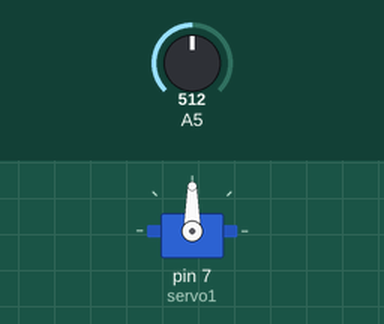
This sketch was run on a simulated Arduino Uno, built with avr-gcc and run on an emulated ATmega328P. Parts: servo. The test bench sets the inputs (shaded band); at power-on: A5 = 512.

Above: at 1.2 s.
1.3 s: A5 set to 716
At 1.6 s:
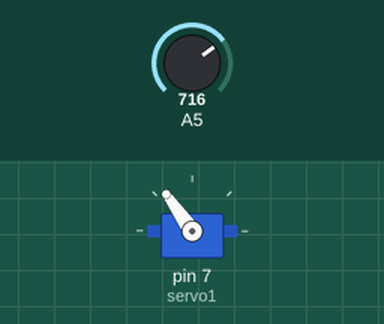
2.8 s: A5 set to 900
At 3.8 s:
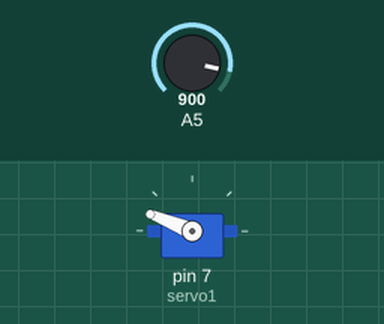
4.3 s: A5 set to 1023
At 5.2 s:
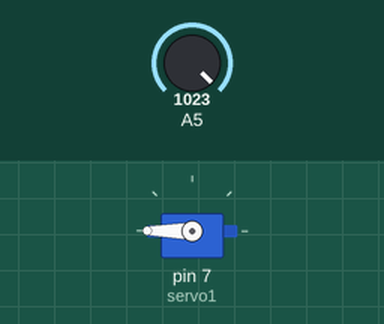
5.8 s: A5 set to 306
At 6.1 s:
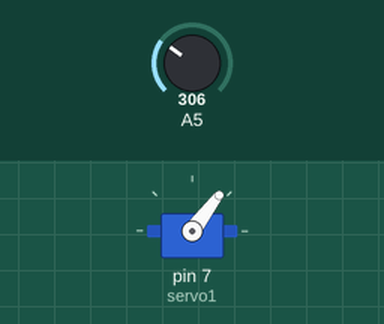
7.3 s: A5 set to 122
At 8.8 s:
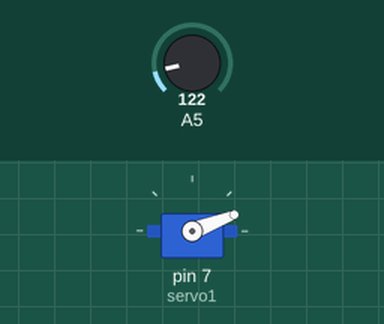
Timing chart, 0 to 9.8 s (numbered marks = the images above; inputs shaded):
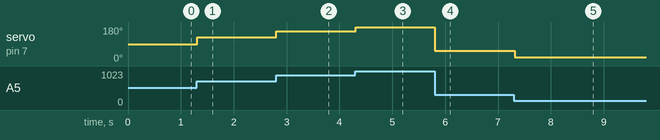

The sketch:

Exemplo6.ino
```cpp
#include <Servo.h>   //biblioteca para controle de servo motores
Servo servo1;   // nomeia uma variável para ser servo motor
int port;   // variavel que recebera dados do joystick

void setup(){
  servo1.attach(7);   //diz que o servo1 esta conectado a porta digital 7
  servo1.write(90);   //servo1 começa em posição 90 graus
}

void loop(){
  port = analogRead(5);   //port recebe dados do joy
  port = map(port,0,1023,0,180);   //a rotina map, mapeia os dados (Quase uma regra de 3)
  servo1.write(port);   // servo1 se movimenta com os dados já mapeados do joystick
  delay(15);   //um pequeno atraso na progamação para tornar o controle "mais humano"
}
```

Measured:
- after the input at 1.3 s, servo on pin 7 (servo1): 90° → 125° at once
- after the input at 2.8 s, servo on pin 7 (servo1): 125° → 158° at once
- after the input at 4.3 s, servo on pin 7 (servo1): 158° → 180° at once
- after the input at 5.8 s, servo on pin 7 (servo1): 180° → 53° at once
- after the input at 7.3 s, servo on pin 7 (servo1): 53° → 21° at once
